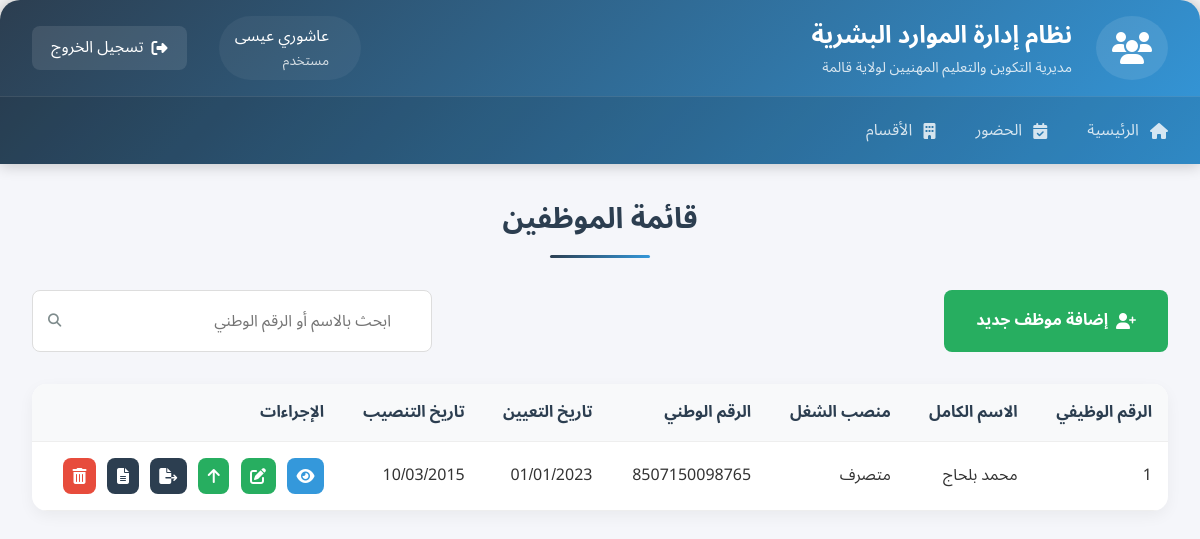
Before: /list_employees.php (signed in) with the older database file.
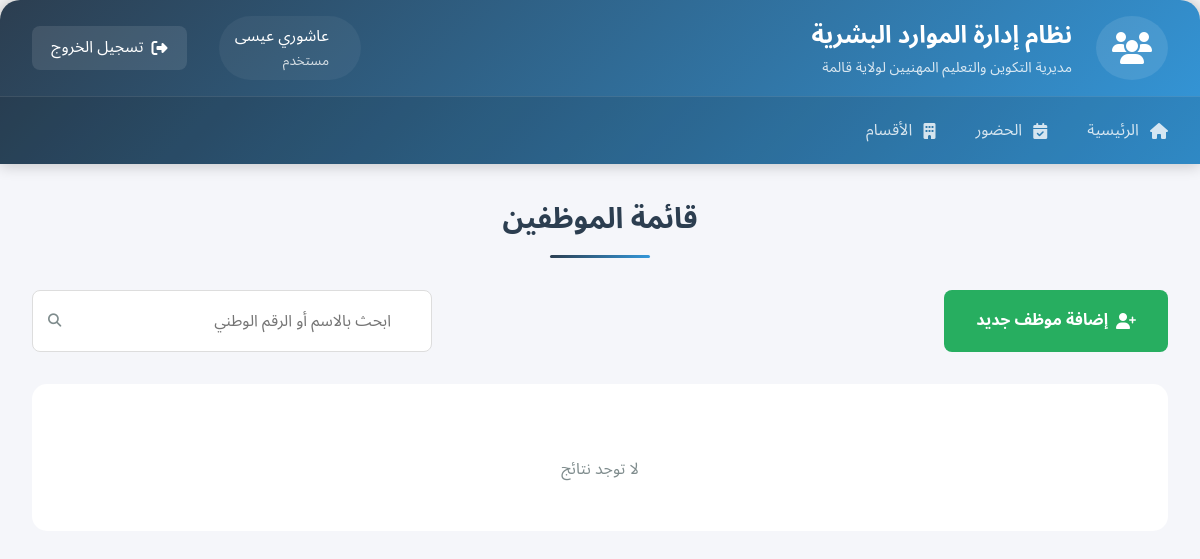
After: the same page with the newer database file.
### tables this page shows
CREATE TABLE `employees` (
  `employee_id` int(11) NOT NULL,
  `firstname_ar` varchar(100) NOT NULL,
  `lastname_ar` varchar(100) NOT NULL,
  `firstname_en` varchar(100) NOT NULL,
  `lastname_en` varchar(100) NOT NULL,
  `birth_date` date NOT NULL,
  `birth_place` varchar(100) NOT NULL,
  `gender` enum('male','female') NOT NULL COMMENT 'النوع',
  `bloodtype` varchar(20) NOT NULL,
  `national_id` varchar(20) NOT NULL COMMENT 'الرقم الوطني',
  `ssn` int(20) NOT NULL,
  `email` varchar(100) DEFAULT NULL,
  `phone` varchar(20) NOT NULL,
  `address` text DEFAULT NULL COMMENT 'العنوان',
  `position` varchar(50) NOT NULL COMMENT 'المنصب',
  `department_id` int(10) DEFAULT NULL,
  `first_hire_date` date NOT NULL,
  `hire_date` date NOT NULL COMMENT 'تاريخ التعيين',
  `is_active` tinyint(1) DEFAULT 1 COMMENT 'الحالة',
  `vacances_remain_days` int(20) NOT NULL,
  `created_at` timestamp NOT NULL DEFAULT current_timestamp(),
  `updated_at` timestamp NOT NULL DEFAULT current_timestamp() ON UPDATE current_timestamp()
);

### list_employees.php (the view, shortened to what this page needs)
<?php
$pdo = getDBConnection();
try {
    $sql = "SELECT * FROM employees ORDER BY employee_id ASC";
    $stmt = $pdo->prepare($sql);
    $stmt->execute();
    $employees = $stmt->fetchAll(PDO::FETCH_ASSOC);
} catch (PDOException $e) {
    die("خطأ في جلب البيانات: " . $e->getMessage());
}
function formatDate($date) {
    return date('d/m/Y', strtotime($date));
}
function getFullNameAr($employee) {
    return $employee['firstname_ar'] . ' ' . $employee['lastname_ar'];
}
?>
<!DOCTYPE html>
<html lang="ar" dir="rtl">
<head>
    <link rel="stylesheet" href="CSS/employee.css">
    <link rel="stylesheet" href="CSS/icons.css">
</head>
<body>
    <div class="dashboard-container">
        <?php include 'header.php'; ?>
        <main class="dashboard-main">
            <h1 class="dashboard-title">قائمة الموظفين</h1>
            <div class="employee-actions">
                <a href="add_employee.php" class="action-button edit-button">
                    <i class="fas fa-user-plus"></i> إضافة موظف جديد
                </a>
                <div class="search-form">
                    <div class="input-group">
                        <input type="text" id="searchInput" placeholder="ابحث بالاسم أو الرقم الوطني"
                               onkeyup="searchEmployees()">
                        <button class="search-button">
                            <i class="fas fa-search"></i>
                        </button>
                    </div>
                </div>
            </div>
            <div class="employees-list">
                <?php if (empty($employees)): ?>
                    <div class="no-results">
                        <p>لا توجد نتائج</p>
                    </div>
                <?php else: ?>
                    <div class="responsive-table">
                        <table class="employees-table" id="employeesTable">
                            <thead>
                                <tr>
                                    <th>الرقم الوظيفي</th>
                                    <th>الاسم الكامل</th>
                                    <th>منصب الشغل</th>
                                    <th>الرقم الوطني</th>
                                    <th>تاريخ التعيين</th>
                                    <th>تاريخ التنصيب</th>
                                    <th>الإجراءات</th>
                                </tr>
                            </thead>
                            <tbody id="employeesTableBody">
                                <?php foreach ($employees as $employee): ?>
                                    <tr>
                                        <td data-label="الرقم الوظيفي"><?= htmlspecialchars($employee['employee_id']) ?></td>
                                        <td data-label="الاسم"><?= htmlspecialchars(getFullNameAr($employee)) ?></td>
                                        <td data-label="الوظيفة"><?= htmlspecialchars($employee['position']) ?></td>
                                        <td data-label="الرقم الوطني"><?= htmlspecialchars($employee['national_id']) ?></td>
                                        <td data-label="تاريخ التعيين">
                                            <?= formatDate($employee['hire_date']) ?>
                                        </td>
                                        <td data-label="تاريخ التنصيب">
                                            <?= $employee['first_hire_date'] ? formatDate($employee['first_hire_date']) : 'غير محدد' ?>
                                        </td>
                                        <td data-label="الإجراءات" class="actions-cell">
                                            <a href="employee.php?id=<?= $employee['employee_id'] ?>"
                                               class="view-btn" title="عرض الملف">
                                                <i class="fas fa-eye"></i>
                                            </a>
                                            <a href="edit_employee.php?id=<?= $employee['employee_id'] ?>"
                                               class="edit-btn" title="تعديل">
                                                <i class="fas fa-edit"></i>
                                            </a>
                                            <a href="promote_employee.php?id=<?= $employee['employee_id'] ?>"
                                               class="edit-btn" title="ترقية">
                                                <i class="fas fa-arrow-up"></i>
                                            </a>
                                            <a href="extract.php?id=<?= $employee['employee_id'] ?>"
                                               class="documents-btn" title="إستخراج الملف">
                                                <i class="fas fa-file-export"></i>
                                            </a>
                                            <a href="document.php?id=<?= $employee['employee_id'] ?>"
                                               class="documents-btn" title="عرض المستندات">
                                                <i class="fas fa-file-alt"></i>
                                            </a>
                                            <a href="list_employees.php?delete=<?= $employee['employee_id'] ?>"
                                               class="delete-btn" title="حذف"
                                               onclick="return confirm('هل أنت متأكد من حذف هذا الموظف؟');">
                                                <i class="fas fa-trash"></i>
                                            </a>
                                        </td>
                                    </tr>
                                <?php endforeach; ?>
                            </tbody>
                        </table>
                    </div>
                <?php endif; ?>
            </div>
        </main>
    </div>
</body>
</html>

### header.php (shortened to what this page needs)
<header class="dashboard-header">
    <div class="header-content">
        <div class="header-brand">
            <div class="brand-logo">
                <i class="fas fa-user-group"></i>
            </div>
            <div class="brand-text">
                <h1>نظام إدارة الموارد البشرية</h1>
                <p>مديرية التكوين والتعليم المهنيين لولاية قالمة</p>
            </div>
        </div>
        <div class="header-actions">
            <div class="user-profile">
                <div class="profile-info">
                    <span class="username"><?php echo htmlspecialchars($_SESSION['fullname']); ?></span>
                    <span class="role"><?php echo htmlspecialchars($_SESSION['role'] ?? 'مستخدم'); ?></span>
                </div>
            </div>
            <a href="logout.php" class="logout-btn">
                <i class="fas fa-sign-out-alt"></i>
                <span>تسجيل الخروج</span>
            </a>
        </div>
    </div>
    <nav class="header-nav">
        <a href="index.php" class="nav-link <?php echo (basename($_SERVER['PHP_SELF']) == 'index.php' ? 'active' : ''); ?>">
            <i class="fas fa-home"></i>
            الرئيسية
        </a>
        <a href="checkAttendance.php" class="nav-link <?php echo (basename($_SERVER['PHP_SELF']) == 'checkAttendance.php' ? 'active' : ''); ?>">
            <i class="fas fa-calendar-check"></i>
            الحضور
        </a>
        <a href="list_departments.php" class="nav-link <?= (basename($_SERVER['PHP_SELF']) == 'list_departments.php' ? 'active' : '') ?>">
            <i class="fas fa-building"></i>
            الأقسام
        </a>
    </nav>
</header>

### CSS/employee.css (style rules this page uses)
* { margin: 0; padding: 0; box-sizing: border-box; font-family: 'Tajawal', 'Noto Sans Arabic', sans-serif; }
body { background-color: #f5f5f5; direction: rtl; color: #333; line-height: 1.6; }
.fas { font-family: 'Font Awesome'; -moz-osx-font-smoothing: grayscale; -webkit-font-smoothing: antialiased; display: inline-block; font-style: normal; font-variant: normal; text-rendering: auto; line-height: 1; }
.dashboard-container { background: #f5f6fa; min-height: 100vh; border-radius: 24px; max-width: 1400px; margin: 0 auto; box-shadow: 0 0 20px rgba(0,0,0,0.1); }
.dashboard-main { padding: 2rem; }
.dashboard-title { color: #2c3e50; text-align: center; margin-bottom: 2rem; font-size: 1.8rem; position: relative; padding-bottom: 1rem; }
.dashboard-title::after { content: ""; position: absolute; bottom: 0; right: 50%; transform: translateX(50%); width: 100px; height: 3px; background: linear-gradient(135deg, #2c3e50 0%, #3498db 100%); border-radius: 3px; }
.action-button { padding: 0.8rem 2rem; border: none; border-radius: 8px; font-size: 1rem; font-weight: 600; cursor: pointer; transition: all 0.3s ease; display: flex; align-items: center; gap: 0.5rem; text-decoration: none; }
.edit-button { background: #3498db; color: white; }
.edit-button { background: #27ae60; }
.employee-actions { display: flex; justify-content: space-between; gap: 1rem; margin-bottom: 2rem; flex-wrap: wrap; }
.search-form { flex-grow: 1; max-width: 400px; }
.input-group { position: relative; display: flex; }
.search-form input { width: 100%; padding: 0.8rem 2.5rem 0.8rem 1rem; border: 1px solid #ddd; border-radius: 8px; font-size: 1rem; }
.search-button { position: absolute; left: 0.5rem; top: 50%; transform: translateY(-50%); background: none; border: none; color: #7f8c8d; cursor: pointer; padding: 0.5rem; }
.no-results { text-align: center; padding: 3rem; background: white; border-radius: 15px; color: #7f8c8d; }
.employees-table { width: 100%; border-collapse: collapse; background: white; border-radius: 15px; overflow: hidden; box-shadow: 0 5px 15px rgba(0,0,0,0.05); }
.employees-table th, .employees-table td { padding: 1rem; text-align: right; border-bottom: 1px solid #eee; }
.employees-table th { background: #f8f9fa; color: #2c3e50; font-weight: 600; }
.actions-cell { display: flex; gap: 0.7rem; justify-content: flex-start; }
.view-btn, .edit-btn, .documents-btn, .delete-btn { padding: 0.6rem; border-radius: 8px; display: inline-flex; transition: all 0.3s ease; text-decoration: none; }
.view-btn { background: #3498db; color: white; }
.edit-btn { background: #27ae60; color: white; }
.delete-btn { background: #e74c3c; color: white; }
.documents-btn { background: #2c3e50; color: white; }

### list_employees.php (style rules this page uses)
body { font-feature-settings: "lnum"; -moz-font-feature-settings: "lnum"; -webkit-font-feature-settings: "lnum"; }

Changed rows visible on the page:
removed employees: employee_id "1", getFullNameAr($employee) "محمد بلحاج", position "متصرف", national "8507150098765", hire_date "01/01/2023", first_hire_date "10/03/2015"
Other visible differences:
text no longer shown: "الرقم الوظيفي الاسم الكامل منصب الشغل الرقم الوطني تاريخ التعيين تاريخ التنصيب الإجراءات"
text now shown: "لا توجد نتائج"
